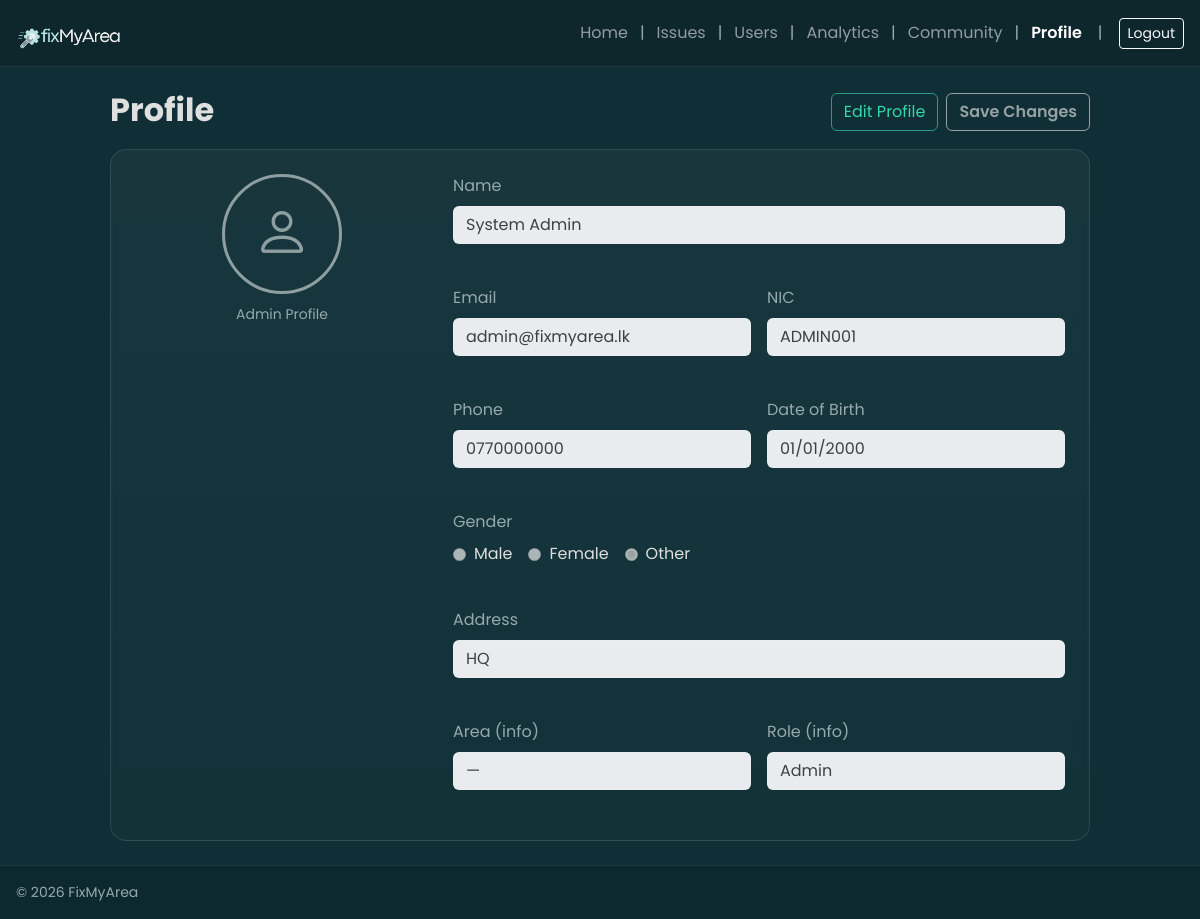
Screenshot of /admin/profile.php (signed in) with the database file from the repository.
### tables this page shows
CREATE TABLE users (
  user_id INT AUTO_INCREMENT PRIMARY KEY,
  name VARCHAR(150) NOT NULL,
  email VARCHAR(190) NOT NULL UNIQUE,
  nic VARCHAR(20) NOT NULL UNIQUE,
  dob DATE NULL,
  phone VARCHAR(20) NULL,
  gender ENUM('male','female','other') NULL,
  address VARCHAR(255) NULL,

  area_id INT NULL,
  role ENUM('citizen','worker','authority','admin') NOT NULL DEFAULT 'citizen',
  password_hash VARCHAR(255) NOT NULL,

  status ENUM('active','inactive') NOT NULL DEFAULT 'active',
  created_at TIMESTAMP NOT NULL DEFAULT CURRENT_TIMESTAMP,

  CONSTRAINT fk_users_area
    FOREIGN KEY (area_id) REFERENCES areas(area_id)
    ON UPDATE CASCADE
    ON DELETE SET NULL
);

### admin/profile.php (the view, shortened to what this page needs)
<?php
require_once __DIR__ . '/../includes/header.php';
require_once __DIR__ . '/../includes/navbar.php';
$userId = (int)($_SESSION['user_id'] ?? 0);
$st = $pdo->prepare("
  SELECT user_id, name, email, nic, phone, dob, gender, address, role, status, area_id
  FROM users
  WHERE user_id = ?
  LIMIT 1
");
$st->execute([$userId]);
$me = $st->fetch(PDO::FETCH_ASSOC);
$errors = $_SESSION['form_errors'] ?? [];
$old    = $_SESSION['old'] ?? [];
function h(?string $s): string { return htmlspecialchars((string)$s, ENT_QUOTES, 'UTF-8'); }
$name    = (string)($old['name'] ?? $me['name'] ?? '');
$email   = (string)($old['email'] ?? $me['email'] ?? '');
$phone   = (string)($old['phone'] ?? $me['phone'] ?? '');
$dob     = (string)($old['dob'] ?? ($me['dob'] ?? ''));
$gender  = (string)($old['gender'] ?? ($me['gender'] ?? ''));
$address = (string)($old['address'] ?? ($me['address'] ?? ''));
$roleRaw = (string)($me['role'] ?? 'admin');
$areaName = '—';
?>
<div class="container py-4 app-container">
  <div class="profile-shell">
    <div class="d-flex flex-column flex-md-row justify-content-between align-items-start align-items-md-center gap-2 mb-3">
      <div>
        <h2 class="fw-bold mb-1">Profile</h2>
      </div>
      <div class="d-flex gap-2">
        <button class="btn btn-outline-brand" type="button" id="btnEdit">Edit Profile</button>
        <button class="btn btn-brand" type="submit" form="profileForm" id="btnSave" disabled>Save Changes</button>
      </div>
    </div>
    <div class="card-dark p-4">
      <div class="row g-4 align-items-start">
        <div class="col-12 col-lg-4 text-center">
          <div class="avatar-ring">
            <i class="bi bi-person"></i>
          </div>
          <div class="text-muted small">Admin Profile</div>
        </div>
        <div class="col-12 col-lg-8">
          <form id="profileForm" method="POST" action="<?= BASE_URL ?>/actions/profile_update.php" novalidate>
            <div class="row g-3">
              <div class="col-12">
                <label class="form-label">Name</label>
                <input class="form-control" name="name" value="<?= h($name) ?>" disabled required maxlength="150">
                <div class="field-error"><?= h($errors['name'] ?? '') ?></div>
              </div>
              <div class="col-12 col-md-6">
                <label class="form-label">Email</label>
                <input class="form-control" type="email" name="email" value="<?= h($email) ?>" disabled required maxlength="190">
                <div class="field-error"><?= h($errors['email'] ?? '') ?></div>
              </div>
              <div class="col-12 col-md-6">
                <label class="form-label">NIC</label>
                <input class="form-control" value="<?= h((string)$me['nic']) ?>" disabled>
                <div class="field-error"></div>
              </div>
              <div class="col-12 col-md-6">
                <label class="form-label">Phone</label>
                <input class="form-control" name="phone" value="<?= h($phone) ?>" disabled maxlength="20" placeholder="07xxxxxxxx">
                <div class="field-error"><?= h($errors['phone'] ?? '') ?></div>
              </div>
              <div class="col-12 col-md-6">
                <label class="form-label">Date of Birth</label>
                <input class="form-control" type="date" name="dob" value="<?= h($dob) ?>" disabled>
                <div class="field-error"><?= h($errors['dob'] ?? '') ?></div>
              </div>
              <div class="col-12">
                <label class="form-label d-block">Gender</label>
                <?php
                  $g = strtolower(trim($gender));
                  $checked = fn(string $x) => ($g === $x) ? 'checked' : '';
                ?>
                <div class="d-flex flex-wrap gap-3">
                  <label class="d-flex align-items-center gap-2">
                    <input type="radio" name="gender" value="male" <?= $checked('male') ?> disabled>
                    <span>Male</span>
                  </label>
                  <label class="d-flex align-items-center gap-2">
                    <input type="radio" name="gender" value="female" <?= $checked('female') ?> disabled>
                    <span>Female</span>
                  </label>
                  <label class="d-flex align-items-center gap-2">
                    <input type="radio" name="gender" value="other" <?= $checked('other') ?> disabled>
                    <span>Other</span>
                  </label>
                </div>
                <div class="field-error"><?= h($errors['gender'] ?? '') ?></div>
              </div>
              <div class="col-12">
                <label class="form-label">Address</label>
                <input class="form-control" name="address" value="<?= h($address) ?>" disabled maxlength="255" placeholder="Optional">
                <div class="field-error"><?= h($errors['address'] ?? '') ?></div>
              </div>
              <div class="col-12 col-md-6">
                <label class="form-label">Area (info)</label>
                <input class="form-control" value="<?= h($areaName) ?>" disabled>
                <div class="field-error"></div>
              </div>
              <div class="col-12 col-md-6">
                <label class="form-label">Role (info)</label>
                <input class="form-control" value="<?= h(ucwords($roleRaw)) ?>" disabled>
                <div class="field-error"></div>
              </div>
            </div>
          </form>
        </div>
      </div>
    </div>
  </div>
</div>
<?php require_once __DIR__ . '/../includes/footer_internal.php'; ?>

### public/assets/css/theme.css (style rules this page uses)
html, body { height:100%; margin:0; }
body { min-height:100vh; display:flex; flex-direction:column; font-family: "Poppins", system-ui, -apple-system, Segoe UI, Roboto, Arial, sans-serif; background: radial-gradient(1200px 800px at -301% 10%, var(--brand-700), var(--bg)); color: var(--text-700); }
.app-container { flex:1; }
:root { --brand-900:#12363D; --brand-800:#173C45; --brand-700:#234F51; --accent-500:#34D9A9; --accent-600:#34AB90; --text-100:#404040; --text-300:#B3D8D6; --muted-400:#96AAAD; --muted-600:#4F696E; --text-700: #dfdfdf; --text-800: #bbbbbb; --text-900: #999999; --bg:#0F2E35; --card:#0F343B; --border:rgba(241,246,246,0.12); --radius:16px; }
.card-dark { background: linear-gradient(180deg, rgba(255,255,255,0.04), rgba(255,255,255,0.02)); border: 1px solid var(--border); border-radius: var(--radius); backdrop-filter: blur(6px); }
.form-control, .form-select { background: rgb(132 175 183 / 65%); border: 1px solid var(--border); color: var(--text-100); }
.form-label { color: var(--muted-400); }
.text-muted { color: var(--muted-400) !important; }
.btn-brand { background: var(--accent-500); border-color: var(--accent-500); color: #07211F; font-weight: 600; }
.btn-outline-brand { border: 1px solid rgba(52,217,169,0.65); color: var(--accent-500); }
.field-error { font-size: 0.85rem; color: #FF6B6B; margin-top: 4px; min-height: 18px; }

### includes/header.php (style rules this page uses)
body { font-family: "Poppins", sans-serif; }
.field-error { color: #ff6b6b; font-size: 0.9rem; min-height: 20px; margin-top: 6px; }

### admin/profile.php (style rules this page uses)
.profile-shell { max-width: 980px; margin: 0 auto; }
.avatar-ring { width: 120px; height: 120px; border-radius: 50%; border: 3px solid rgba(241,246,246,0.55); display:flex; align-items:center; justify-content:center; margin: 0 auto 10px auto; }
.avatar-ring i { font-size: 56px; color: rgba(241,246,246,0.55); }

### rows the page displays
users: name "System Admin", email "admin@fixmyarea.lk", nic "ADMIN001", phone "0770000000", dob "01/01/2000", address "HQ", role "Admin"

### other values shown
$label "Home"
$label "Issues"
$label "Users"
$label "Analytics"
$label "Community"
$label "Profile"
